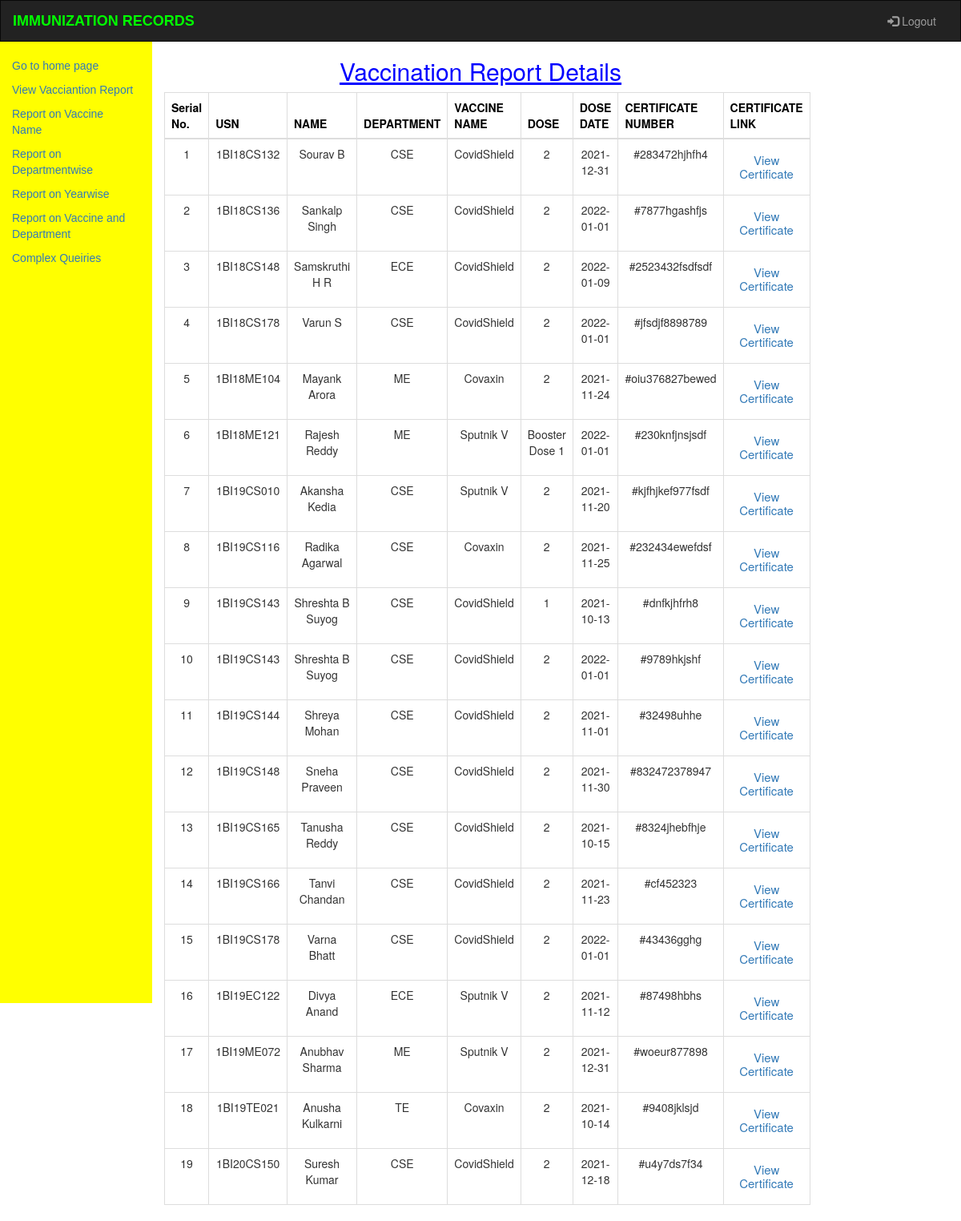
Screenshot of /miniproject/report.php with the database file from the repository.
### tables this page shows
CREATE TABLE `report` (
  `rusn` varchar(10) NOT NULL,
  `rname` varchar(40) NOT NULL,
  `rdept` varchar(40) NOT NULL,
  `ryear` year(4) DEFAULT NULL,
  `rvaccinactionname` varchar(40) DEFAULT NULL,
  `dose` varchar(40) NOT NULL,
  `dosedate` date DEFAULT NULL,
  `rCertificateNo` varchar(40) NOT NULL
);

### miniproject/report.php (the view, shortened to what this page needs)
<!DOCTYPE html>
<html lang="en">
<head>
  <link rel="stylesheet" href="https://maxcdn.bootstrapcdn.com/bootstrap/3.4.0/css/bootstrap.min.css">
</head>
<body>
<nav class="navbar navbar-inverse">
  <div class="container-fluid">
    <div class="navbar-header">
      <a class="navbar-brand" style="color:#00ff00;font-family: Arial, Helvetica, sans-serif; font-weight: 900;">IMMUNIZATION RECORDS</a>
    </div>
    <div class="collapse navbar-collapse" id="myNavbar">
      <ul class="nav navbar-nav navbar-right">
        <li><a href="logout.php"><span class="glyphicon glyphicon-log-in"></span> Logout</a></li>
      </ul>
    </div>
  </div>
</nav>
  <div class="row content">
    <div class="col-sm-2 sidenav">
      <p><a href="admin2.php">Go to home page</a></p>
      <p  class="active"><a href="report.php">View Vacciantion Report</a></p>
      <p><a href="onname.php">Report on Vaccine Name</a></p>
      <p><a href="ondept.php">Report on Departmentwise</a></p>
      <p><a href="onyear.php">Report on Yearwise</a></p>
      <p><a href="on2.php">Report on Vaccine and Department</a></p>
      <p><a href="complex.php">Complex Queiries</a></p>
    </div>
    <div class="col-sm-8 text-center">
      <h2 style="color:blue;text-decoration: underline;">Vaccination Report Details</h2>
      <table class="table table-bordered">
    <thead style="background-color:#ffffff;color: #000000;">
      <tr>
        <th>Serial No.
        <th>USN</th>
        <th>NAME</th>
        <th>DEPARTMENT</th>
        <th>VACCINE NAME</th>
        <th>DOSE</th>
        <th>DOSE DATE</th>
        <th>CERTIFICATE NUMBER</th>
        <th>CERTIFICATE LINK</th>
      </tr>
    </thead>
    <tbody>
    <?php
$db=mysqli_connect("localhost","root","","vaccinationdatabase");
$sql="SELECT * FROM report";
    $result=mysqli_query($db,$sql) or die("Bad query:");
    $no=1;
while($rows = mysqli_fetch_array($result)){
  ?>    <tr>
      <td><?php echo $no ;?></td>
      <td><?php echo $rows['rusn'];     ?></td>
      <td><?php echo $rows['rname'];   ?></td>
      <td><?php echo $rows['rdept'];   ?></td>
      <td><?php echo $rows['rvaccinactionname'];   ?></td>
      <td><?php echo $rows['dose'];     ?></td>
      <td><?php echo $rows['dosedate'];   ?></td>
      <td><?php echo $rows['rCertificateNo']   ?></td>
      <td><html><p><h4 style="font-size: 15px; text-decoration:color: blue"> <p><a href="<?php echo $rows['CertificateLink']   ?>" target="_blank">View Certificate</a></p></h4> </p></html></td>
  </tr>
 <?php
 $no++; }
?>
    </tbody>
</table>
  </div>
</div>
</body>
</html>

### miniproject/report.php (style rules this page uses)
.navbar { margin-bottom: 0; border-radius: 0; }
.row.content { height: 600px; }
.sidenav { padding:20px 20px 40px 30px; background-color: #ffff00; color: #000000; font-family: Impact, Charcoal, sans-serif,monospace; height: 200%; font-weight: italic; }

### rows the page displays
report: rusn "1BI18CS132", rname "Sourav B", rdept "CSE", rvaccinactionname "CovidShield", dose "2", dosedate "2021-12-31", rCertificateNo "#283472hjhfh4"
report: rusn "1BI18CS136", rname "Sankalp Singh", rdept "CSE", rvaccinactionname "CovidShield", dose "2", dosedate "2022-01-01", rCertificateNo "#7877hgashfjs"
report: rusn "1BI18CS148", rname "Samskruthi H R", rdept "ECE", rvaccinactionname "CovidShield", dose "2", dosedate "2022-01-09", rCertificateNo "#2523432fsdfsdf"
report: rusn "1BI18CS178", rname "Varun S", rdept "CSE", rvaccinactionname "CovidShield", dose "2", dosedate "2022-01-01", rCertificateNo "#jfsdjf8898789"
report: rusn "1BI18ME104", rname "Mayank Arora", rdept "ME", rvaccinactionname "Covaxin", dose "2", dosedate "2021-11-24", rCertificateNo "#oiu376827bewed"
report: rusn "1BI18ME121", rname "Rajesh Reddy", rdept "ME", rvaccinactionname "Sputnik V", dose "Booster Dose 1", dosedate "2022-01-01", rCertificateNo "#230knfjnsjsdf"
report: rusn "1BI19CS010", rname "Akansha Kedia", rdept "CSE", rvaccinactionname "Sputnik V", dose "2", dosedate "2021-11-20", rCertificateNo "#kjfhjkef977fsdf"
report: rusn "1BI19CS116", rname "Radika Agarwal", rdept "CSE", rvaccinactionname "Covaxin", dose "2", dosedate "2021-11-25", rCertificateNo "#232434ewefdsf"
report: rusn "1BI19CS143", rname "Shreshta B Suyog", rdept "CSE", rvaccinactionname "CovidShield", dose "1", dosedate "2021-10-13", rCertificateNo "#dnfkjhfrh8"
report: rusn "1BI19CS143", rname "Shreshta B Suyog", rdept "CSE", rvaccinactionname "CovidShield", dose "2", dosedate "2022-01-01", rCertificateNo "#9789hkjshf"
report: rusn "1BI19CS144", rname "Shreya Mohan", rdept "CSE", rvaccinactionname "CovidShield", dose "2", dosedate "2021-11-01", rCertificateNo "#32498uhhe"
report: rusn "1BI19CS148", rname "Sneha Praveen", rdept "CSE", rvaccinactionname "CovidShield", dose "2", dosedate "2021-11-30", rCertificateNo "#832472378947"
report: rusn "1BI19CS165", rname "Tanusha Reddy", rdept "CSE", rvaccinactionname "CovidShield", dose "2", dosedate "2021-10-15", rCertificateNo "#8324jhebfhje"
report: rusn "1BI19CS166", rname "Tanvi Chandan", rdept "CSE", rvaccinactionname "CovidShield", dose "2", dosedate "2021-11-23", rCertificateNo "#cf452323"
report: rusn "1BI19CS178", rname "Varna Bhatt", rdept "CSE", rvaccinactionname "CovidShield", dose "2", dosedate "2022-01-01", rCertificateNo "#43436gghg"
report: rusn "1BI19EC122", rname "Divya Anand", rdept "ECE", rvaccinactionname "Sputnik V", dose "2", dosedate "2021-11-12", rCertificateNo "#87498hbhs"
report: rusn "1BI19ME072", rname "Anubhav Sharma", rdept "ME", rvaccinactionname "Sputnik V", dose "2", dosedate "2021-12-31", rCertificateNo "#woeur877898"
report: rusn "1BI19TE021", rname "Anusha Kulkarni", rdept "TE", rvaccinactionname "Covaxin", dose "2", dosedate "2021-10-14", rCertificateNo "#9408jklsjd"
report: rusn "1BI20CS150", rname "Suresh Kumar", rdept "CSE", rvaccinactionname "CovidShield", dose "2", dosedate "2021-12-18", rCertificateNo "#u4y7ds7f34"
